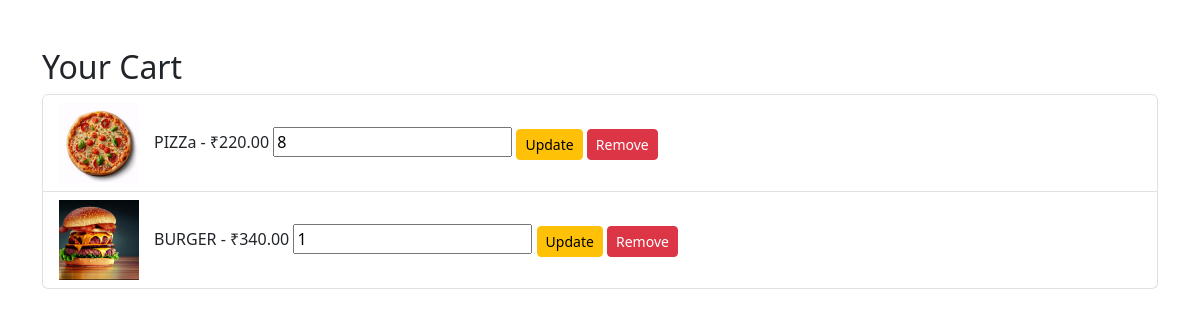
/cart/ (signed in), run on an earlier commit of the app's database.
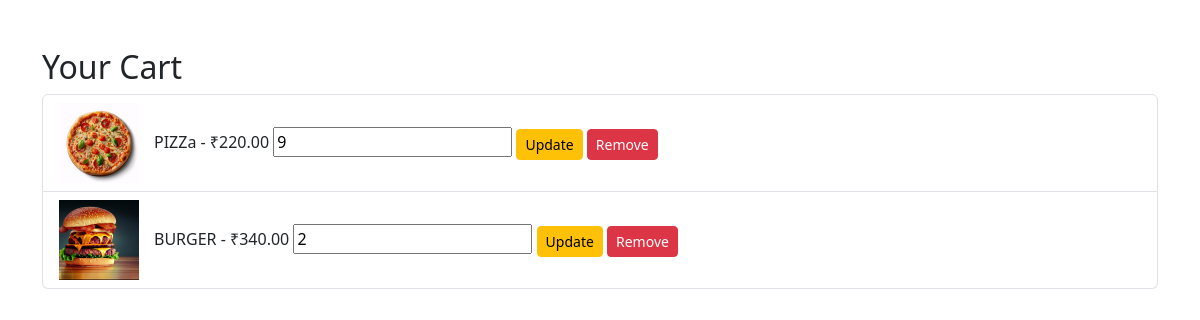
And on a later commit of the database.
### orders/models.py (models this page shows, shortened)
class CartItem(models.Model):
    user = models.ForeignKey(User, on_delete=models.CASCADE)
    food_item = models.ForeignKey(FoodItem, on_delete=models.CASCADE)
    quantity = models.PositiveIntegerField(default=1)

### menu/models.py (models this page shows, shortened)
class FoodItem(models.Model):
    name = models.CharField(max_length=100)
    description = models.TextField(blank=True)
    price = models.DecimalField(max_digits=6, decimal_places=2)
    image = models.ImageField(upload_to='food_images/')
    category = models.CharField(max_length=50)

### orders/views.py (the view)
# urls.py: path('', views.view_cart, name='view_cart'),
def view_cart(request):
    cart_items = CartItem.objects.filter(user=request.user)
    return render(request, 'orders/cart.html', {'cart_items': cart_items})

### orders/templates/orders/cart.html (shortened to what this page needs)
<!DOCTYPE html>
<html>
<head>
    <link href="https://cdn.jsdelivr.net/npm/bootstrap@5.3.2/dist/css/bootstrap.min.css" rel="stylesheet">
</head>
<body>
<div class="container mt-5">
    <h2>Your Cart</h2>
    <ul class="list-group">
        {% for cart_item in cart_items %}
        <li class="list-group-item d-flex align-items-center">
            <img src="{{ cart_item.food_item.image.url }}"
                 alt="{{ cart_item.food_item.name }}"
                 style="width: 80px; height: 80px; object-fit: cover; margin-right: 15px;">
            <div class="flex-grow-1">
                {{ cart_item.food_item.name }} - ₹{{ cart_item.food_item.price }}
                <form action="{% url 'update_cart' cart_item.food_item.id %}" method="post" style="display:inline;">
                    <input type="number" name="quantity" value="{{ cart_item.quantity }}" min="0">
                    <button type="submit" class="btn btn-sm btn-warning">Update</button>
                </form>
                <form action="{% url 'remove_from_cart' cart_item.food_item.id %}" method="post" style="display:inline;">
                    <button type="submit" class="btn btn-sm btn-danger">Remove</button>
                </form>
            </div>
        </li>
        {% empty %}
        <li class="list-group-item">Your cart is empty.</li>
        {% endfor %}
    </ul>
</div>
</body>
</html>

What changed in the data, as far as the page shows it:
changed CartItem "PIZZa": quantity "8" → "9"
changed CartItem "BURGER": quantity "1" → "2"
